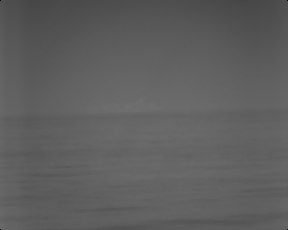
%> input picture ship/sealine.bmp, 288 x 230 px
$ octave mygradientGm.m   (GNU Octave 9; MATLAB toolbox functions it lacks are replaced by stand-ins)
%> lines starting %> are read from the running program, lines starting %| are printed output that depends on the picture
clc;close all;clear;
I=imread('sealine.bmp');%读取图片
%> I is the input picture: size 230x288x3 uint8; min 0, max 112, mean 94.4
lamda=2;
num=5;%极值数量
J=rgb2gray(I);%灰度化
%I=myhistf( J,1.5,600 );
imshow(J)
figure
subplot(211)
imshow(I)
hold on
[m,n]=size(I);
%> m = 230; n = 864

% [8 lines of commented-out code are left out]
Gy=zeros(m,n);
for i=ceil(m/30):m-ceil(m/30)
   Gy(i,:)=double(I(i,:))-double(I(i+1,:));%纵向梯度计算
end
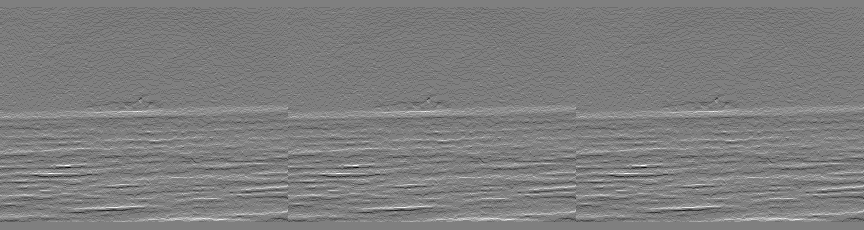
%> Gy: size 230x864 double; min -7, max 7, mean -0.0623; drawn with min black and max white
gradienty=sum(Gy,2);%每行梯度求和
%> gradienty = 230 values, max 1050 at index 112, min -627 at index 169, mean -53.79
subplot(212)
bar(gradienty)
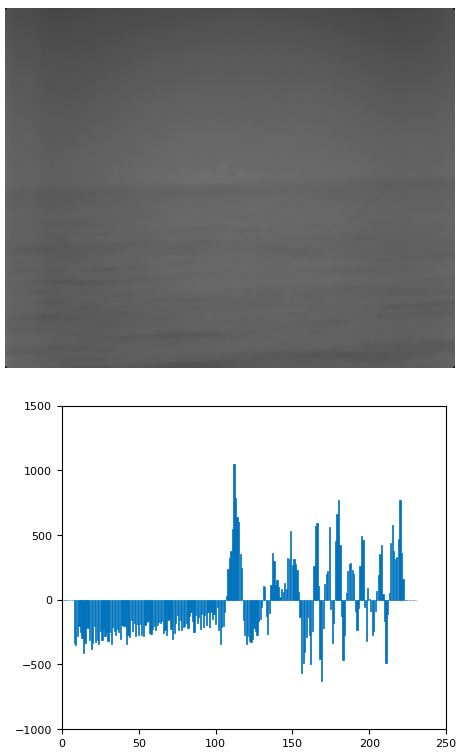
%> figure redrawn from the program's plot data, 2 panels
gdata=zeros(num,7);%创建评价矩阵
%> (the run ends here)

$ run again, with ship/1 (13).bmp copied over ship/sealine.bmp
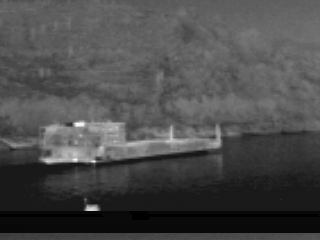
%> input picture ship/1 (13).bmp, 320 x 240 px
%> I is the input picture: size 240x320x3 uint8; min 0, max 247, mean 75
%> after the loop `for i=ceil(m/30):m-ceil(m/30)`:
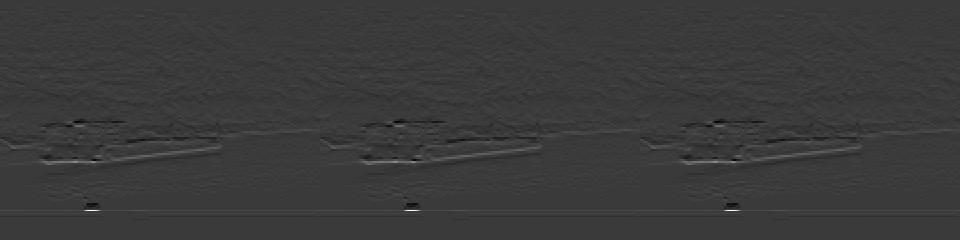
%> Gy: size 240x960 double; min -63, max 211, mean 0.4; drawn with min black and max white
%> gradienty = 240 values, max 23979 at index 211, min -8163 at index 217, mean 350.9
%> `bar(gradienty)`:
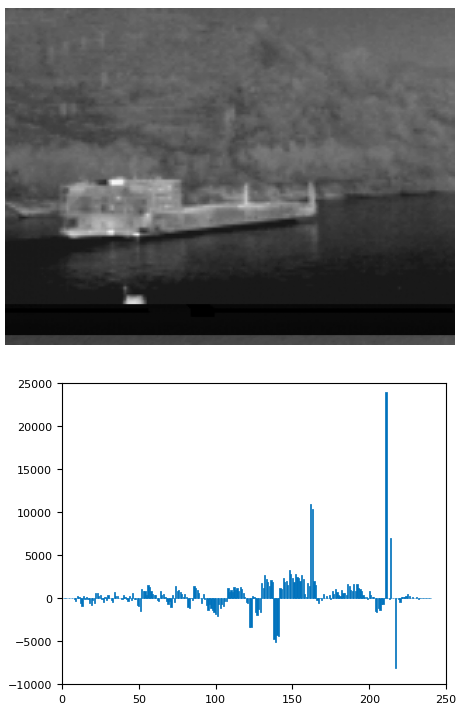
%> figure redrawn from the program's plot data, 2 panels
